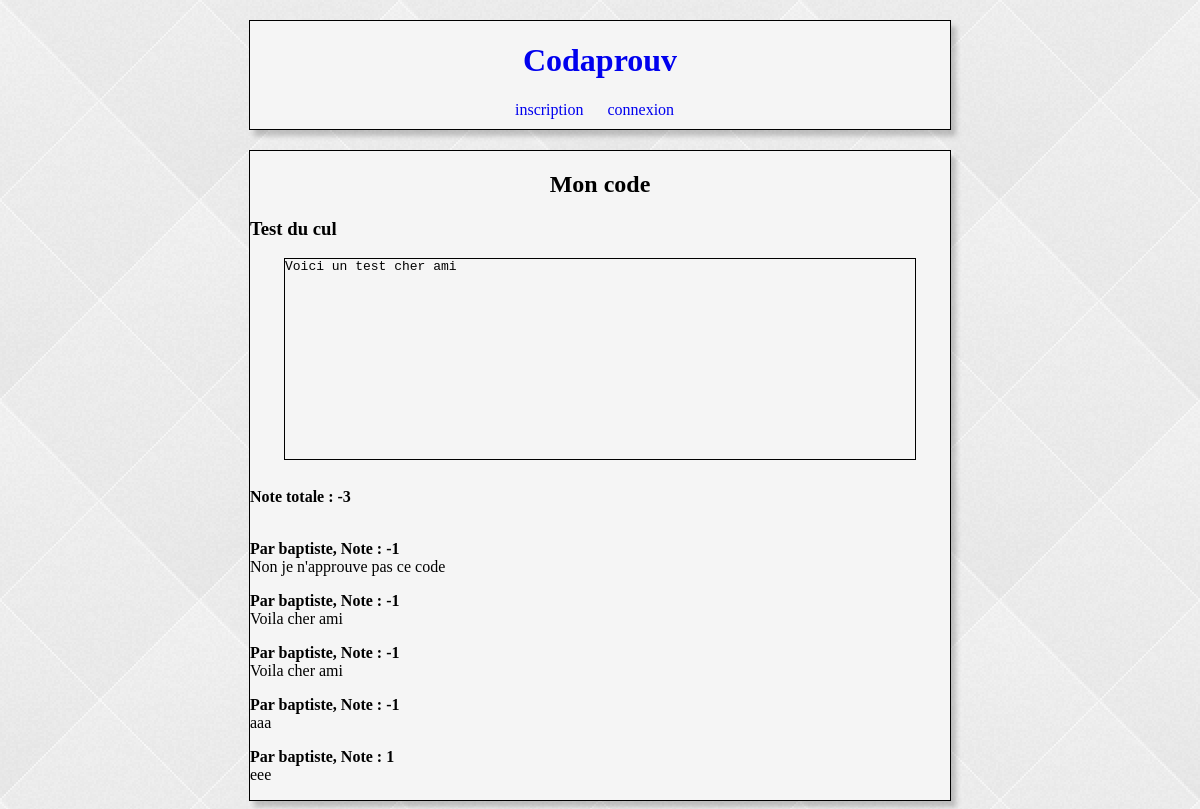
/moncode/codillon/3/, run on the app's committed database.
### codaprouv/models.py (models this page shows)
class Codillon (models.Model):
    createur = models.ForeignKey(User, on_delete=models.CASCADE)
    donnees = models.CharField(max_length=500)
    date_publi = models.DateField()
    nom = models.CharField(max_length=30)

class Avis (models.Model):
    codillon = models.ForeignKey('Codillon', on_delete=models.CASCADE)
    auteur = models.ForeignKey(User, on_delete=models.CASCADE)
    avis = models.IntegerField()
    commentaire = models.CharField(max_length=200)

### codaprouv/views.py (the view)
# urls.py: url(r'^moncode/codillon/(?P<id>[0-9]+)/$', views.codillon, name='codillon'),
def codillon(request, id):
    codillon = get_object_or_404(Codillon, pk=id)
    liste_avis = Avis.objects.all().filter(codillon_id=id)
    note_totale = liste_avis.aggregate(Sum('avis'))['avis__sum']
    contexte = {
        'liste_avis': liste_avis,
        'codillon': codillon,
        'note_totale': note_totale,
    }
    return render(request, 'codillon.html', contexte);

### templates/codillon.html
{% include "debut.html" %}
{% include "header.html" %}
<div id="bod">
  <h2>Mon code</h2>
  <h3>
    {{ codillon.nom }}
  </h3>
  <pre>{{ codillon.donnees }}</pre> <br/>
  <b>Note totale : {{ note_totale }}</b><br/>
  <br/>
  {% for avis in liste_avis %}
  <p> <b>Par {{ avis.auteur }}, Note : {{ avis.avis }} </b><br/>
    {{ avis.commentaire }}
  <p>
  {% endfor %}
</div>
{% include "fin.html" %}

### static/style.css (style rules this page uses)
#bod, header { width: 700px; border-style: solid; margin-top: 20px; border-width: 1px; margin-left: auto; margin-right: auto; background-color: WhiteSmoke; box-shadow: 5px 6px 5px rgba(0,0,0,0.2); }
pre { margin-top: 10px; margin-bottom: 10px; margin-left: auto; margin-right: auto; display: block; min-height: 200px; width: 90%; border-style: solid; border-width: 1px; }
h2, .alignText { text-align: center; display: inherit; }

### data on the page
Codillon: nom "Test du cul", donnees "Voici un test cher ami"
Avis: auteur "baptiste", avis "-1", commentaire "Non je n'approuve pas ce code"
Avis: auteur "baptiste", avis "-1", commentaire "Voila cher ami"
Avis: auteur "baptiste", avis "-1", commentaire "Voila cher ami"
Avis: auteur "baptiste", avis "-1", commentaire "aaa"
Avis: auteur "baptiste", avis "1", commentaire "eee"

### other printed values
{{ note_totale }} "-3"
